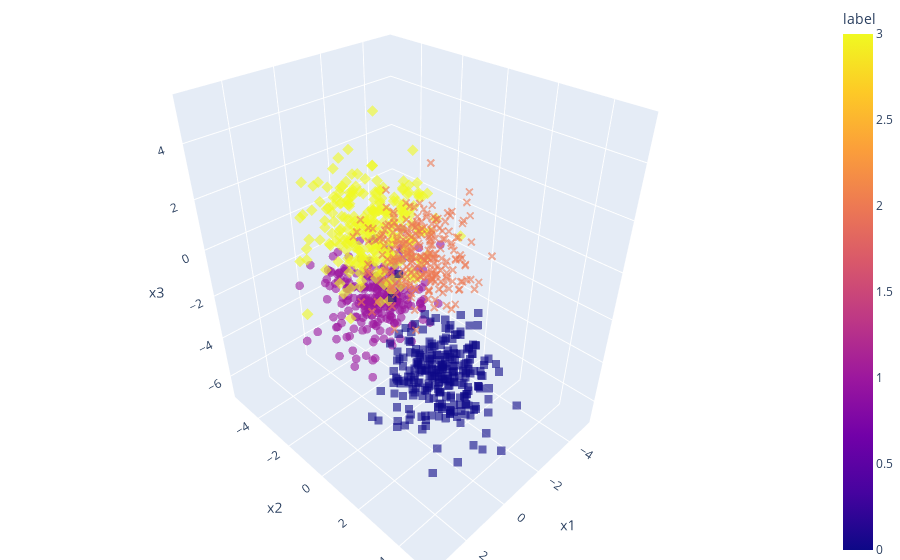

Notebook code for this chart:
### Markdown cell above
### Visulaize the 3D Blobs

### Code cell
fig = px.scatter_3d(df, x='x1', y='x2', z='x3', color='label', symbol='label', opacity=0.6)
# tight layout
fig.update_layout(margin=dict(l=0, r=0, b=0, t=0))
fig.update_traces(marker=dict(size=3),
                  line=dict(width=2,color='DarkSlateGrey'), 
                  selector=dict(mode='markers'),
                  showlegend=False)

### Figure 1 — Plotly figure (JSON) as saved in the notebook; plotly's stock layout.template omitted (floating-point values rounded to 4 significant figures; data arrays with more than 128 entries replaced by an {"elided": "..."} marker saying what was removed)
{"data": [{"hovertemplate": "label=%{marker.color}<br>x1=%{x}<br>x2=%{y}<br>x3=%{z}<extra></extra>", "legendgroup": "1", "line": {"color": "DarkSlateGrey", "width": 2}, "marker": {"color": {"elided": "250 int values"}, "coloraxis": "coloraxis", "opacity": 0.6, "size": 3, "symbol": "circle"}, "mode": "markers", "name": "1", "scene": "scene", "showlegend": false, "type": "scatter3d", "x": {"elided": "250 float values"}, "y": {"elided": "250 float values"}, "z": {"elided": "250 float values"}}, {"hovertemplate": "label=%{marker.color}<br>x1=%{x}<br>x2=%{y}<br>x3=%{z}<extra></extra>", "legendgroup": "3", "line": {"color": "DarkSlateGrey", "width": 2}, "marker": {"color": {"elided": "250 int values"}, "coloraxis": "coloraxis", "opacity": 0.6, "size": 3, "symbol": "diamond"}, "mode": "markers", "name": "3", "scene": "scene", "showlegend": false, "type": "scatter3d", "x": {"elided": "250 float values"}, "y": {"elided": "250 float values"}, "z": {"elided": "250 float values"}}, {"hovertemplate": "label=%{marker.color}<br>x1=%{x}<br>x2=%{y}<br>x3=%{z}<extra></extra>", "legendgroup": "0", "line": {"color": "DarkSlateGrey", "width": 2}, "marker": {"color": {"elided": "250 int values"}, "coloraxis": "coloraxis", "opacity": 0.6, "size": 3, "symbol": "square"}, "mode": "markers", "name": "0", "scene": "scene", "showlegend": false, "type": "scatter3d", "x": {"elided": "250 float values"}, "y": {"elided": "250 float values"}, "z": {"elided": "250 float values"}}, {"hovertemplate": "label=%{marker.color}<br>x1=%{x}<br>x2=%{y}<br>x3=%{z}<extra></extra>", "legendgroup": "2", "line": {"color": "DarkSlateGrey", "width": 2}, "marker": {"color": {"elided": "250 int values"}, "coloraxis": "coloraxis", "opacity": 0.6, "size": 3, "symbol": "x"}, "mode": "markers", "name": "2", "scene": "scene", "showlegend": false, "type": "scatter3d", "x": {"elided": "250 float values"}, "y": {"elided": "250 float values"}, "z": {"elided": "250 float values"}}], "layout": {"coloraxis": {"colorbar": {"title": {"text": "label"}}, "colorscale": [[0, "#0d0887"], [0.1111, "#46039f"], [0.2222, "#7201a8"], [0.3333, "#9c179e"], [0.4444, "#bd3786"], [0.5556, "#d8576b"], [0.6667, "#ed7953"], [0.7778, "#fb9f3a"], [0.8889, "#fdca26"], [1, "#f0f921"]]}, "legend": {"title": {"text": "label"}, "tracegroupgap": 0}, "margin": {"b": 0, "l": 0, "r": 0, "t": 0}, "scene": {"domain": {"x": [0, 1], "y": [0, 1]}, "xaxis": {"title": {"text": "x1"}}, "yaxis": {"title": {"text": "x2"}}, "zaxis": {"title": {"text": "x3"}}}}}
